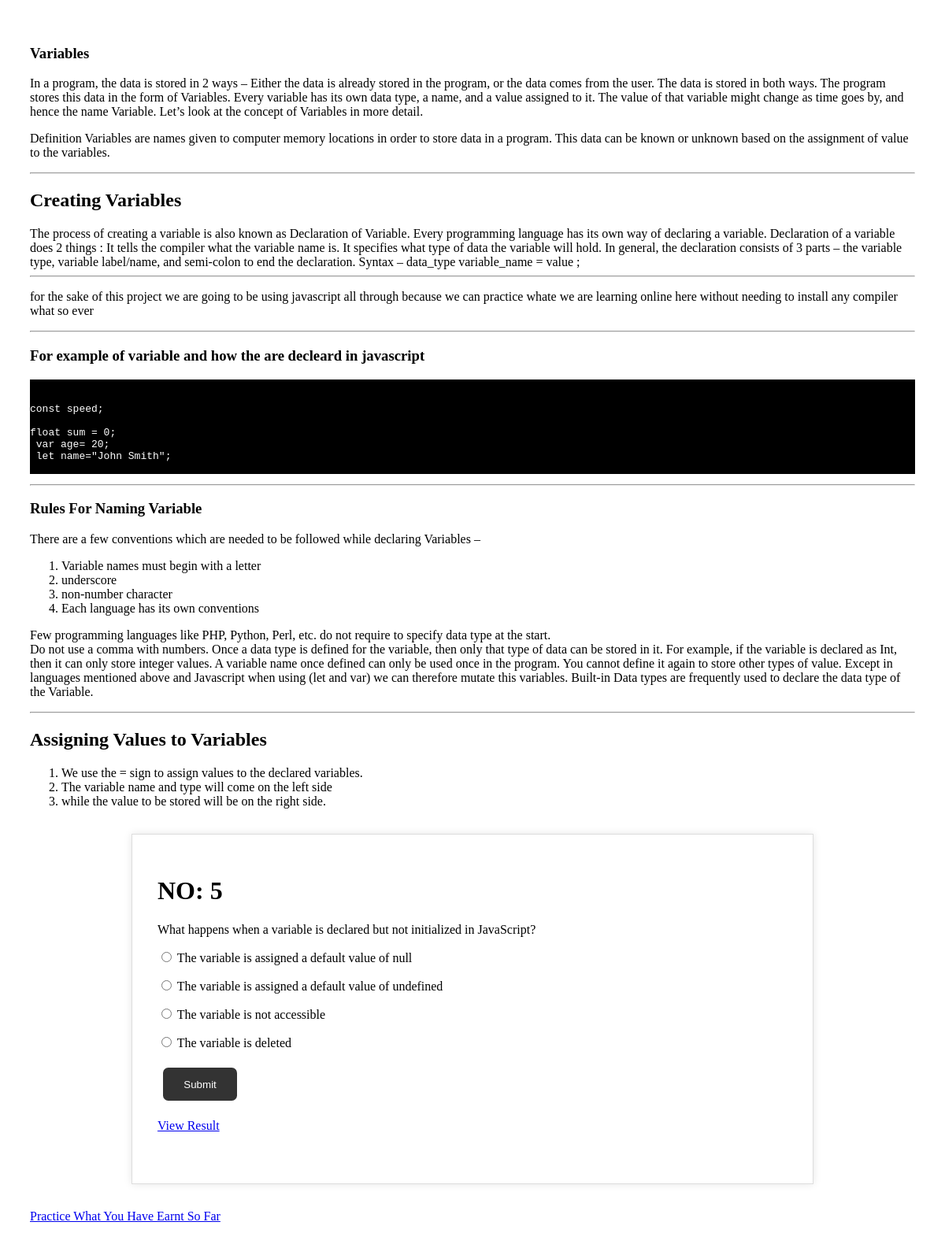
Screenshot of /variables5.php with the database file from the repository.
### tables this page shows
CREATE TABLE `questions` (
  `id` int(11) NOT NULL,
  `question` text DEFAULT NULL,
  `option_a` text DEFAULT NULL,
  `option_b` text DEFAULT NULL,
  `option_c` text DEFAULT NULL,
  `option_d` text DEFAULT NULL,
  `correct_answer` text DEFAULT NULL,
  `topic` varchar(255) NOT NULL
);

### variableq5.php (the view, shortened to what this page needs)
<?php
$conn= mysqli_connect("localhost","detsconl_projectdb","detsconl_projectdb","detsconl_projectdb");
$sql = "SELECT * FROM questions WHERE id=5 AND topic='variable'";
$result = mysqli_query($conn,$sql);
if (mysqli_num_rows($result)> 0) {
  while($row = mysqli_fetch_assoc($result))
  { ?>
    <p id='question'>
    <h1>NO: <?php echo $row['id'];?></h1>
    <?php echo $row["question"];?></p>
      <form action="submit.php" method="post">
       <p> <input type="radio" name="choice" value="<?php echo $row['option_a'];?>">
       <?php echo $row['option_a'];?>
       </p>
       <p>   <input type="radio" name="choice" value="<?php echo $row['option_b'];?>">
       <?php echo $row['option_b'];?>
       </p>
          <p>  <input type="radio" name="choice" value="<?php echo $row['option_c'];?>">
          <?php echo $row['option_c'];?>
          </p>
       <p>   <input type="radio" name="choice" value="<?php echo $row['option_d'];?>">
       <?php echo $row['option_d'];?>
       </p>
            <button type="submit" id="submit-btn">Submit</button>
        </form>
 <?php
  }
  }else{
  echo "0 results";
  }
?>

### variables5.php (style rules this page uses)
button { padding: 1em 2em; margin: 0.5em; border: none; border-radius: 0.5em; background-color: #4CAF50; color: #fff; cursor: pointer; }
#submit-btn { background-color: #333; color: #fff; }

### rows the page displays
questions: id "5", question "What happens when a variable is declared but not initialized in JavaScript?", option_a "The variable is assigned a default value of null", option_b "The variable is assigned a default value of undefined", option_c "The variable is not accessible", option_d "The variable is deleted"
